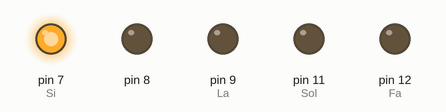
Simulated run of this sketch. Board: Arduino Uno, built with avr-gcc and run on an emulated ATmega328P. On the bench: output pins drawn as LEDs (lit = HIGH). Pins used as bus, display or sensor lines are not drawn.

Above: at 0.5 s.
At 1.5 s:
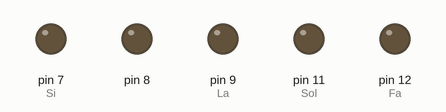
At 2.27 s:
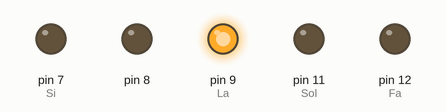
At 3.0 s:
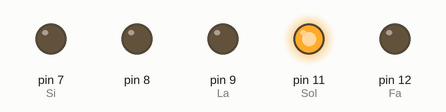
At 4.1 s:
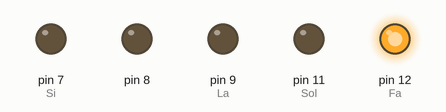
Timing chart, 0 to 6.3 s (numbered marks = the images above):
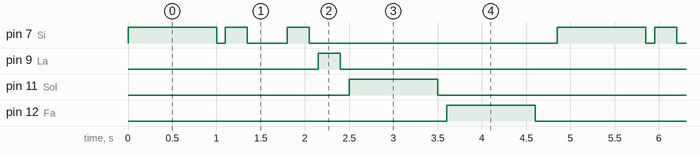

The sketch:

guitarra1.ino
```cpp
const int Fa =  12;//trste 2
const int Sol = 11;//trste 3
const int La =  9 ;//trste 5
const int Si =  7;//trste 7
const int Re =  4;//trste 10


void setup()
{


  pinMode(La, OUTPUT);
  pinMode(Si, OUTPUT);
  pinMode(Fa, OUTPUT);
  pinMode(Sol, OUTPUT);
  pinMode(Re, OUTPUT);

  pinMode(7, OUTPUT);
  pinMode(8, OUTPUT);

}

void loop()
{

  digitalWrite(Si, HIGH);
  delay(1000); // Wait for 1000 millisecond(s)
  digitalWrite(Si, LOW);
  delay(100); // Wait for 1000 millisecond(s)

  digitalWrite(Si, HIGH);
  delay(250); // Wait for 1000 millisecond(s)
  digitalWrite(Si, LOW);
  delay(100); // Wait for 1000 millisecond(s)

  digitalWrite(Re, HIGH);
  delay(250); // Wait for 1000 millisecond(s)
  digitalWrite(Re, LOW);
  delay(100); // Wait for 1000 millisecond(s)

  digitalWrite(Si, HIGH);
  delay(250); // Wait for 1000 millisecond(s)
  digitalWrite(Si, LOW);
  delay(100); // Wait for 1000 millisecond(s)

  digitalWrite(La, HIGH);
  delay(250); // Wait for 1000 millisecond(s)
  digitalWrite(La, LOW);
  delay(100); // Wait for 1000 millisecond(s)

  digitalWrite(Sol, HIGH);
  delay(1000); // Wait for 1000 millisecond(s)
  digitalWrite(Sol, LOW);
  delay(100); // Wait for 1000 millisecond(s)

  digitalWrite(Fa, HIGH);
  delay(1000); // Wait for 1000 millisecond(s)
  digitalWrite(Fa, LOW);
  delay(250); // Wait for 1000 millisecond(s)
}
```

Measured:
- by itself, pin 7 (Si): repeats every 4.9 s: LOW 0.10 s, HIGH 0.25 s, LOW 0.45 s, HIGH 0.25 s, LOW 2.8 s, HIGH 1.0 s
- by itself, pin 9 (La): alternates HIGH for 0.25 s and LOW for 4.6 s
- by itself, pin 11 (Sol), pin 12 (Fa): alternates HIGH for 1.0 s and LOW for 3.9 s
